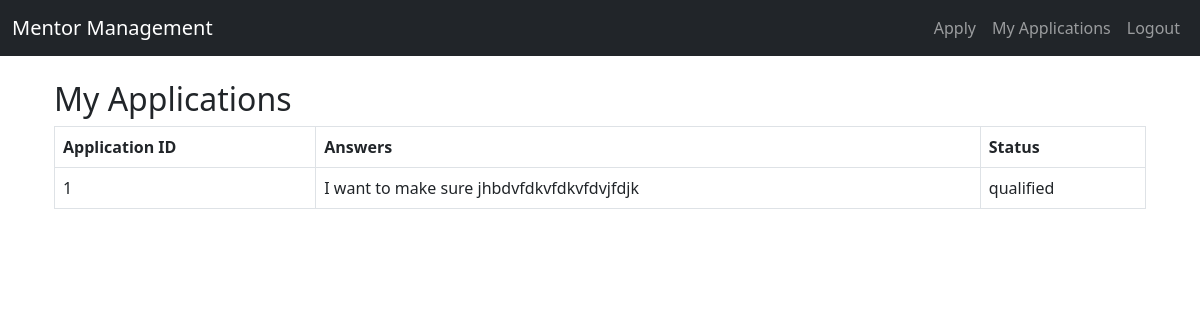
The page /my_applications (signed in) on the database its author committed.
### app.py (models this page shows)
class Apply(db.Model):
    app_id = db.Column(db.Integer, primary_key=True)
    student_id = db.Column(db.Integer, db.ForeignKey('student.student_id'), nullable=False)
    answers = db.Column(db.Text, nullable=False)
    status = db.Column(db.String(20), default='pending')  # 'pending', 'qualified'
    student = db.relationship('Student', backref=db.backref('applications', lazy=True))

### app.py (the view)
@app.route('/my_applications')
def my_applications():
    if 'user' not in session or session['role'] != 'student':
        return redirect(url_for('login'))
    student = Student.query.filter_by(username=session['user']).first()
    applications = Apply.query.filter_by(student_id=student.student_id).all()
    return render_template('my_applications.html', applications=applications)

### templates/my_applications.html (shortened to what this page needs)
<!DOCTYPE html>
<html lang="en">
<head>
</head>
<body>
    {% extends "base.html" %}
{% block content %}
<div class="container mt-4">
    <h2>My Applications</h2>
    <table class="table table-bordered">
        <thead>
            <tr>
                <th>Application ID</th>
                <th>Answers</th>
                <th>Status</th>
            </tr>
        </thead>
        <tbody>
            {% for app in applications %}
            <tr>
                <td>{{ app.app_id }}</td>
                <td>{{ app.answers }}</td>
                <td>{{ app.status }}</td>
            </tr>
            {% endfor %}
        </tbody>
    </table>
</div>
{% endblock %}

### rows shown on the page
Apply: app_id "1", answers "I want to make sure jhbdvfdkvfdkvfdvjfdjk", status "qualified"
